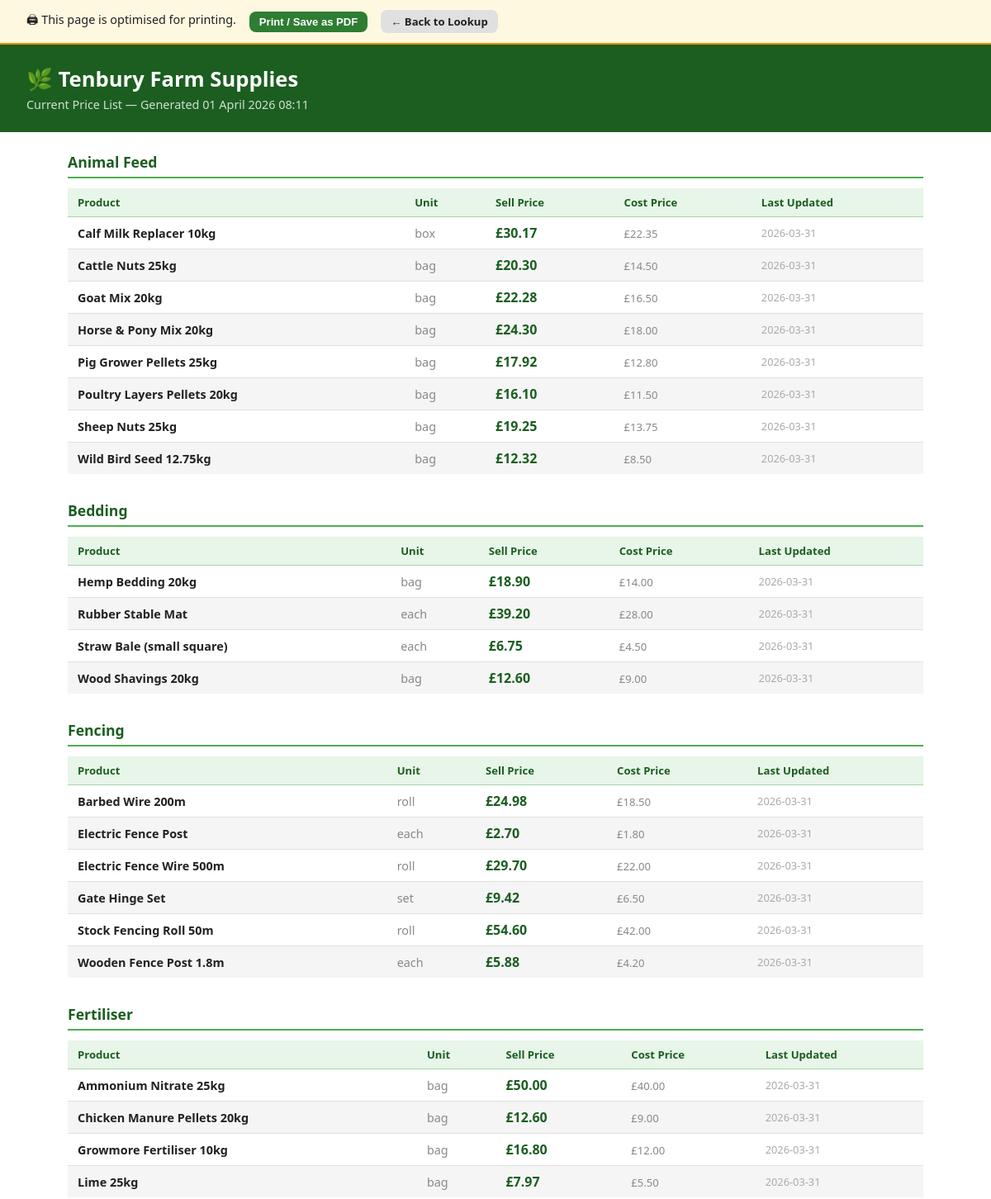
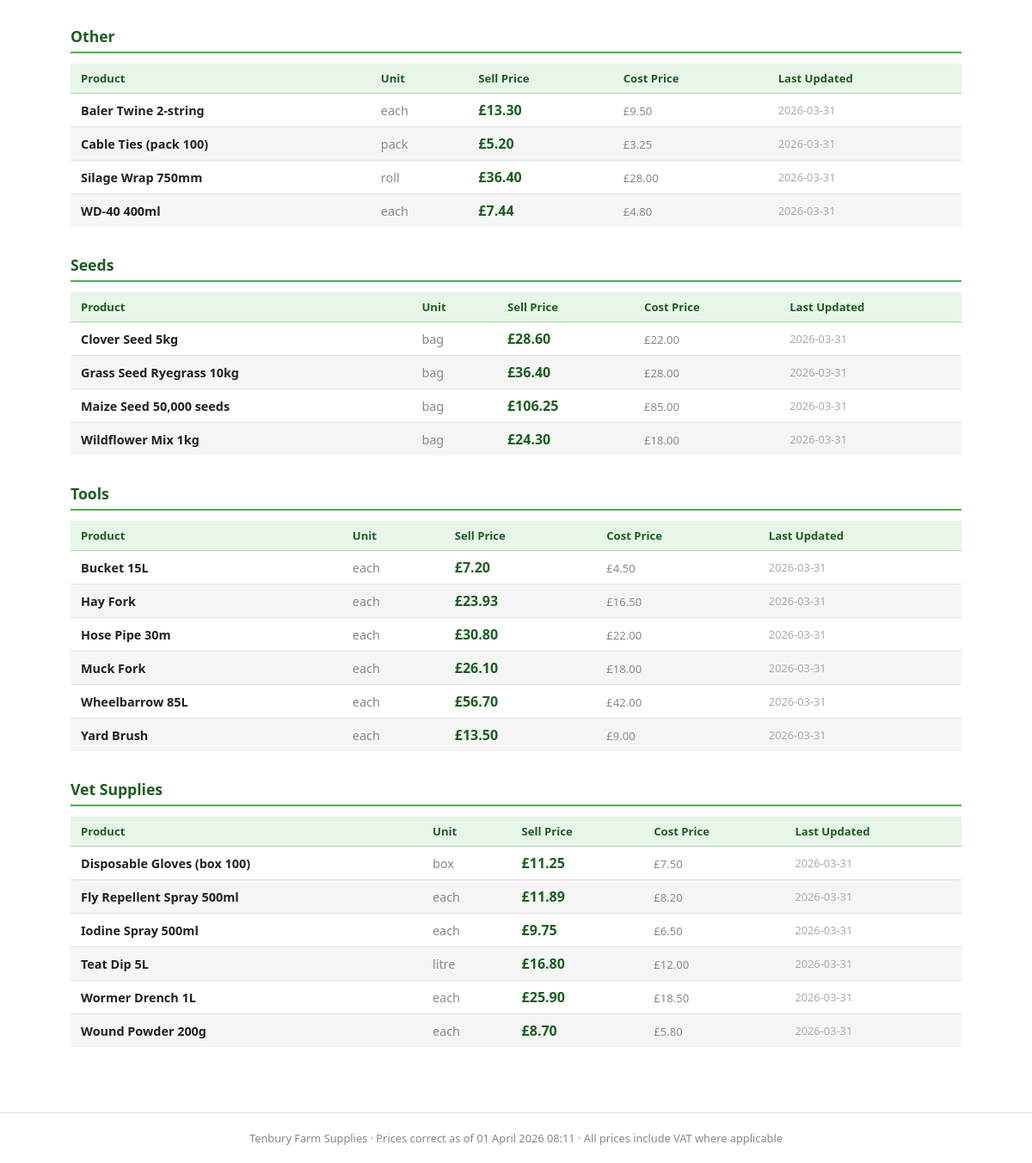
The app's page /pricelist with its own data (2 pictures, top to bottom).
### tables this page shows
CREATE TABLE settings (
            key   TEXT PRIMARY KEY,
            value TEXT NOT NULL
        );

CREATE TABLE products (
            id            INTEGER PRIMARY KEY AUTOINCREMENT,
            name          TEXT    NOT NULL,
            category      TEXT    NOT NULL DEFAULT 'Other',
            unit          TEXT    NOT NULL DEFAULT 'each',
            supplier_name TEXT    NOT NULL DEFAULT '',
            supplier_tel  TEXT    NOT NULL DEFAULT '',
            cost_price    REAL    NOT NULL DEFAULT 0.0,
            markup_pct    REAL,           -- NULL = use default from settings
            notes         TEXT    NOT NULL DEFAULT '',
            last_updated  TEXT    NOT NULL DEFAULT (date('now')),
            active        INTEGER NOT NULL DEFAULT 1
        );

### app.py (the view)
@app.route("/pricelist")
def pricelist():
    db = get_db()
    default_markup = float(get_setting("default_markup", "30"))
    shop_name = get_setting("shop_name", "Tenbury Farm Supplies")
    rows = db.execute(
        "SELECT * FROM products WHERE active=1 ORDER BY category, name"
    ).fetchall()
    by_category = {}
    for p in rows:
        sp = sell_price(p["cost_price"], p["markup_pct"], default_markup)
        entry = dict(p) | {"sell_price": sp}
        by_category.setdefault(p["category"], []).append(entry)
    return render_template("pricelist.html",
                           by_category=by_category,
                           shop_name=shop_name,
                           generated=datetime.now().strftime("%d %B %Y %H:%M"))

### app.py (called while the page is built)
def get_db():
    if "db" not in g:
        g.db = sqlite3.connect(DB_PATH)
        g.db.row_factory = sqlite3.Row
        g.db.execute("PRAGMA journal_mode=WAL")
    return g.db

def get_setting(key, default=""):
    db = get_db()
    row = db.execute("SELECT value FROM settings WHERE key=?", (key,)).fetchone()
    return row["value"] if row else default

def sell_price(cost, markup_pct, default_markup):
    m = markup_pct if markup_pct is not None else default_markup
    return round(cost * (1 + m / 100), 2)

### templates/pricelist.html (shortened to what this page needs)
<!DOCTYPE html>
<html lang="en">
<head>
  <link rel="stylesheet" href="{{ url_for('static', filename='css/style.css') }}">
</head>
<body>
  <div class="no-print">
    <span>🖨 This page is optimised for printing.</span>
    <button onclick="window.print()" class="btn btn-primary btn-sm">Print / Save as PDF</button>
    <a href="{{ url_for('index') }}" class="btn btn-secondary btn-sm">← Back to Lookup</a>
  </div>
  <div class="pricelist-header">
    <div>
      <h1>🌿 {{ shop_name }}</h1>
      <div class="sub">Current Price List — Generated {{ generated }}</div>
    </div>
  </div>
  <div class="pricelist-body">
    {% for category, items in by_category.items() %}
    <div class="category-section">
      <div class="category-heading">{{ category }}</div>
      <table class="pl-table">
        <thead>
          <tr>
            <th>Product</th>
            <th>Unit</th>
            <th>Sell Price</th>
            <th>Cost Price</th>
            <th>Last Updated</th>
          </tr>
        </thead>
        <tbody>
          {% for p in items %}
          <tr>
            <td>
              <strong>{{ p.name }}</strong>
            </td>
            <td style="color:#888">{{ p.unit }}</td>
            <td><span class="pl-sell">£{{ "%.2f"|format(p.sell_price) }}</span></td>
            <td><span class="pl-cost">£{{ "%.2f"|format(p.cost_price) }}</span></td>
            <td style="color:#aaa;font-size:0.8rem">{{ p.last_updated }}</td>
          </tr>
          {% endfor %}
        </tbody>
      </table>
    </div>
    {% endfor %}
  </div>
  <div class="pricelist-footer">
    {{ shop_name }} · Prices correct as of {{ generated }} · All prices include VAT where applicable
  </div>
</body>
</html>

### static/css/style.css (style rules this page uses)
:root { --green-dark: #1b5e20; --green-mid: #2e7d32; --green-light: #4caf50; --green-pale: #e8f5e9; --green-border: #a5d6a7; --amber: #ff8f00; --amber-pale: #fff8e1; --red: #c62828; --red-pale: #ffebee; --blue: #1565c0; --blue-pale: #e3f2fd; --text-dark: #212121; --text-mid: #555; --text-light: #888; --white: #ffffff; --grey-light: #f5f5f5; --grey-mid: #e0e0e0; --shadow: 0 2px 8px rgba(0,0,0,0.12); --radius: 8px; }
* { box-sizing: border-box; margin: 0; padding: 0; }
body { font-family: 'Segoe UI', Arial, sans-serif; background: var(--grey-light); color: var(--text-dark); min-height: 100vh; }
.btn { display: inline-flex; align-items: center; gap: 6px; padding: 9px 18px; border-radius: var(--radius); font-size: 0.9rem; font-weight: 600; cursor: pointer; border: none; text-decoration: none; transition: filter 0.15s, transform 0.1s; white-space: nowrap; }
.btn-primary { background: var(--green-mid); color: white; }
.btn-secondary { background: var(--grey-mid); color: var(--text-dark); }
.btn-sm { padding: 5px 12px; font-size: 0.82rem; }

### templates/pricelist.html (style rules this page uses)
body { background: white; }
.pricelist-header { background: var(--green-dark); color: white; padding: 24px 32px; display: flex; align-items: center; justify-content: space-between; }
.pricelist-header h1 { font-size: 1.6rem; }
.pricelist-header .sub { font-size: 0.9rem; opacity: 0.8; margin-top: 4px; }
.no-print { background: var(--amber-pale); border-bottom: 2px solid var(--amber); padding: 12px 32px; display: flex; align-items: center; gap: 16px; font-size: 0.9rem; }
.pricelist-body { max-width: 1100px; margin: 0 auto; padding: 24px 32px; }
.category-section { margin-bottom: 32px; }
.category-heading { font-size: 1.1rem; font-weight: 700; color: var(--green-dark); border-bottom: 2px solid var(--green-light); padding-bottom: 6px; margin-bottom: 12px; }
.pl-table { width: 100%; border-collapse: collapse; }
.pl-table th { background: var(--green-pale); color: var(--green-dark); padding: 8px 12px; text-align: left; font-size: 0.82rem; font-weight: 700; border-bottom: 1px solid var(--green-border); }
.pl-table td { padding: 8px 12px; border-bottom: 1px solid var(--grey-mid); font-size: 0.9rem; }
.pl-table tr:last-child td { border-bottom: none; }
.pl-table tr:nth-child(even) td { background: var(--grey-light); }
.pl-sell { font-weight: 700; color: var(--green-dark); font-size: 1rem; }
.pl-cost { color: var(--text-light); font-size: 0.82rem; }
.pricelist-footer { text-align: center; color: var(--text-light); font-size: 0.8rem; padding: 20px; border-top: 1px solid var(--grey-mid); margin-top: 20px; }

### records on screen
settings: value "Tenbury Farm Supplies"
products: category "Animal Feed", name "Calf Milk Replacer 10kg", unit "box", sell_price "30.17", cost_price "22.35", last_updated "2026-03-31"
products: name "Cattle Nuts 25kg", unit "bag", sell_price "20.30", cost_price "14.50", last_updated "2026-03-31"
products: name "Goat Mix 20kg", unit "bag", sell_price "22.28", cost_price "16.50", last_updated "2026-03-31"
products: name "Horse & Pony Mix 20kg", unit "bag", sell_price "24.30", cost_price "18.00", last_updated "2026-03-31"
products: name "Pig Grower Pellets 25kg", unit "bag", sell_price "17.92", cost_price "12.80", last_updated "2026-03-31"
products: name "Poultry Layers Pellets 20kg", unit "bag", sell_price "16.10", cost_price "11.50", last_updated "2026-03-31"
products: name "Sheep Nuts 25kg", unit "bag", sell_price "19.25", cost_price "13.75", last_updated "2026-03-31"
products: name "Wild Bird Seed 12.75kg", unit "bag", sell_price "12.32", cost_price "8.50", last_updated "2026-03-31"
products: category "Bedding", name "Hemp Bedding 20kg", unit "bag", sell_price "18.90", cost_price "14.00", last_updated "2026-03-31"
products: name "Rubber Stable Mat", unit "each", sell_price "39.20", cost_price "28.00", last_updated "2026-03-31"
products: name "Straw Bale (small square)", unit "each", sell_price "6.75", cost_price "4.50", last_updated "2026-03-31"
products: name "Wood Shavings 20kg", unit "bag", sell_price "12.60", cost_price "9.00", last_updated "2026-03-31"
products: category "Fencing", name "Barbed Wire 200m", unit "roll", sell_price "24.98", cost_price "18.50", last_updated "2026-03-31"
products: name "Electric Fence Post", unit "each", sell_price "2.70", cost_price "1.80", last_updated "2026-03-31"
products: name "Electric Fence Wire 500m", unit "roll", sell_price "29.70", cost_price "22.00", last_updated "2026-03-31"
products: name "Gate Hinge Set", unit "set", sell_price "9.42", cost_price "6.50", last_updated "2026-03-31"
products: name "Stock Fencing Roll 50m", unit "roll", sell_price "54.60", cost_price "42.00", last_updated "2026-03-31"
products: name "Wooden Fence Post 1.8m", unit "each", sell_price "5.88", cost_price "4.20", last_updated "2026-03-31"
products: category "Fertiliser", name "Ammonium Nitrate 25kg", unit "bag", sell_price "50.00", cost_price "40.00", last_updated "2026-03-31"
products: name "Chicken Manure Pellets 20kg", unit "bag", sell_price "12.60", cost_price "9.00", last_updated "2026-03-31"
products: name "Growmore Fertiliser 10kg", unit "bag", sell_price "16.80", cost_price "12.00", last_updated "2026-03-31"
products: name "Lime 25kg", unit "bag", sell_price "7.97", cost_price "5.50", last_updated "2026-03-31"
products: category "Other", name "Baler Twine 2-string", unit "each", sell_price "13.30", cost_price "9.50", last_updated "2026-03-31"
products: name "Cable Ties (pack 100)", unit "pack", sell_price "5.20", cost_price "3.25", last_updated "2026-03-31"
products: name "Silage Wrap 750mm", unit "roll", sell_price "36.40", cost_price "28.00", last_updated "2026-03-31"
products: name "WD-40 400ml", unit "each", sell_price "7.44", cost_price "4.80", last_updated "2026-03-31"
products: category "Seeds", name "Clover Seed 5kg", unit "bag", sell_price "28.60", cost_price "22.00", last_updated "2026-03-31"
products: name "Grass Seed Ryegrass 10kg", unit "bag", sell_price "36.40", cost_price "28.00", last_updated "2026-03-31"
products: name "Maize Seed 50,000 seeds", unit "bag", sell_price "106.25", cost_price "85.00", last_updated "2026-03-31"
products: name "Wildflower Mix 1kg", unit "bag", sell_price "24.30", cost_price "18.00", last_updated "2026-03-31"
products: category "Tools", name "Bucket 15L", unit "each", sell_price "7.20", cost_price "4.50", last_updated "2026-03-31"
products: name "Hay Fork", unit "each", sell_price "23.93", cost_price "16.50", last_updated "2026-03-31"
products: name "Hose Pipe 30m", unit "each", sell_price "30.80", cost_price "22.00", last_updated "2026-03-31"
products: name "Muck Fork", unit "each", sell_price "26.10", cost_price "18.00", last_updated "2026-03-31"
products: name "Wheelbarrow 85L", unit "each", sell_price "56.70", cost_price "42.00", last_updated "2026-03-31"
products: name "Yard Brush", unit "each", sell_price "13.50", cost_price "9.00", last_updated "2026-03-31"
products: category "Vet Supplies", name "Disposable Gloves (box 100)", unit "box", sell_price "11.25", cost_price "7.50", last_updated "2026-03-31"
products: name "Fly Repellent Spray 500ml", unit "each", sell_price "11.89", cost_price "8.20", last_updated "2026-03-31"
products: name "Iodine Spray 500ml", unit "each", sell_price "9.75", cost_price "6.50", last_updated "2026-03-31"
products: name "Teat Dip 5L", unit "litre", sell_price "16.80", cost_price "12.00", last_updated "2026-03-31"
products: name "Wormer Drench 1L", unit "each", sell_price "25.90", cost_price "18.50", last_updated "2026-03-31"
products: name "Wound Powder 200g", unit "each", sell_price "8.70", cost_price "5.80", last_updated "2026-03-31"

### other values on screen
{{ generated }} "01 April 2026 08:11"
